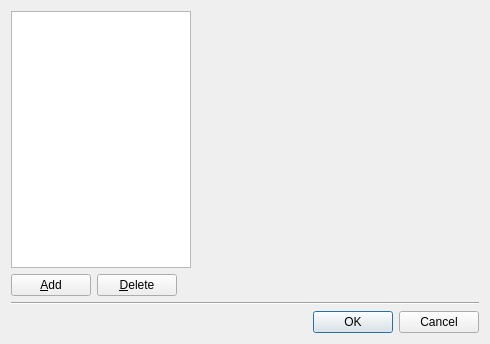
<?xml version="1.0" encoding="UTF-8"?>
<ui version="4.0">
 <class>GridComplexConditionDialog</class>
 <widget class="QDialog" name="GridComplexConditionDialog">
  <property name="geometry">
   <rect>
    <x>0</x>
    <y>0</y>
    <width>490</width>
    <height>344</height>
   </rect>
  </property>
  <property name="windowTitle">
   <string>Dialog</string>
  </property>
  <layout class="QVBoxLayout" name="verticalLayout_2">
   <item>
    <layout class="QHBoxLayout" name="horizontalLayout_2" stretch="0,1">
     <item>
      <layout class="QVBoxLayout" name="verticalLayout">
       <property name="sizeConstraint">
        <enum>QLayout::SetMaximumSize</enum>
       </property>
       <item>
        <widget class="QListWidget" name="listWidget">
         <property name="sizePolicy">
          <sizepolicy hsizetype="Fixed" vsizetype="Expanding">
           <horstretch>0</horstretch>
           <verstretch>0</verstretch>
          </sizepolicy>
         </property>
         <property name="minimumSize">
          <size>
           <width>100</width>
           <height>0</height>
          </size>
         </property>
         <property name="maximumSize">
          <size>
           <width>180</width>
           <height>16777215</height>
          </size>
         </property>
        </widget>
       </item>
       <item>
        <layout class="QHBoxLayout" name="horizontalLayout">
         <item>
          <widget class="QPushButton" name="addButton">
           <property name="text">
            <string>&amp;Add</string>
           </property>
          </widget>
         </item>
         <item>
          <widget class="QPushButton" name="deleteButton">
           <property name="text">
            <string>&amp;Delete</string>
           </property>
          </widget>
         </item>
         <item>
          <spacer name="horizontalSpacer">
           <property name="orientation">
            <enum>Qt::Horizontal</enum>
           </property>
           <property name="sizeHint" stdset="0">
            <size>
             <width>0</width>
             <height>20</height>
            </size>
           </property>
          </spacer>
         </item>
        </layout>
       </item>
      </layout>
     </item>
     <item>
      <widget class="GridComplexConditionWidgetContainer" name="widgetContainer" native="true">
       <zorder>listWidget</zorder>
      </widget>
     </item>
    </layout>
   </item>
   <item>
    <widget class="Line" name="bottomLine">
     <property name="orientation">
      <enum>Qt::Horizontal</enum>
     </property>
    </widget>
   </item>
   <item>
    <widget class="QDialogButtonBox" name="buttonBox">
     <property name="orientation">
      <enum>Qt::Horizontal</enum>
     </property>
     <property name="standardButtons">
      <set>QDialogButtonBox::Cancel|QDialogButtonBox::Ok</set>
     </property>
    </widget>
   </item>
  </layout>
 </widget>
 <customwidgets>
  <customwidget>
   <class>GridComplexConditionWidgetContainer</class>
   <extends>QWidget</extends>
   <header>pre/complex/gridcomplexconditionwidgetcontainer.h</header>
   <container>1</container>
  </customwidget>
 </customwidgets>
 <resources/>
 <connections>
  <connection>
   <sender>buttonBox</sender>
   <signal>accepted()</signal>
   <receiver>GridComplexConditionDialog</receiver>
   <slot>accept()</slot>
   <hints>
    <hint type="sourcelabel">
     <x>248</x>
     <y>254</y>
    </hint>
    <hint type="destinationlabel">
     <x>157</x>
     <y>274</y>
    </hint>
   </hints>
  </connection>
  <connection>
   <sender>buttonBox</sender>
   <signal>rejected()</signal>
   <receiver>GridComplexConditionDialog</receiver>
   <slot>reject()</slot>
   <hints>
    <hint type="sourcelabel">
     <x>316</x>
     <y>260</y>
    </hint>
    <hint type="destinationlabel">
     <x>286</x>
     <y>274</y>
    </hint>
   </hints>
  </connection>
 </connections>
</ui>
